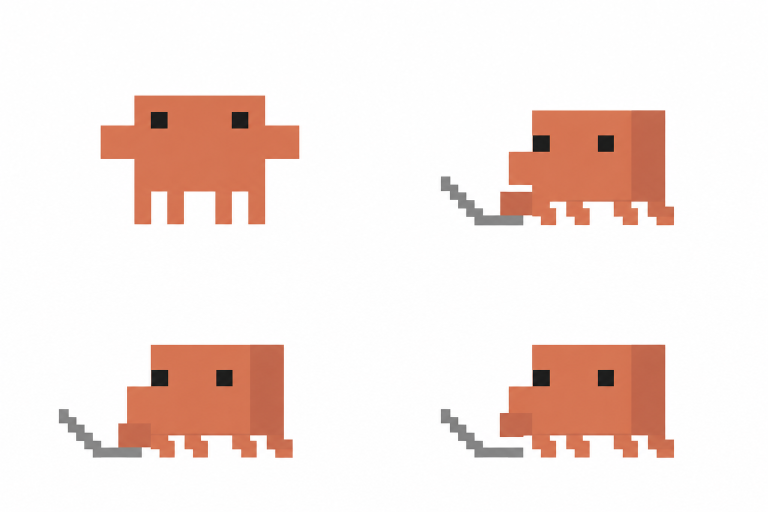
#> input picture v2-assets/source/claude-pose-source.png, 1536 x 1024 px (shown at 1/2 size)
$ python make_v2_assets.py
#> lines starting #> are read from the running program, lines starting #| are printed output that depends on the picture
#!/usr/bin/env python3
"""Build the V2 56x40 transparent pet frames from the supplied four-cell source.

The source is a white-background 1536x1024 sheet:
  top-left: front idle (no computer)
  top-right: side view with gray line laptop (typing master)
  bottom-left/right: hand variants (not used as separate frames)

The three typing frames are composited from ONE side master.  Only the hand
moves; all frames share the same canvas, feet baseline and laptop.
"""
from pathlib import Path
from PIL import Image, ImageDraw

ROOT = Path(__file__).resolve().parent.parent
SRC = ROOT / "v2-assets" / "source" / "claude-pose-source.png"
OUT = ROOT / "v2-assets"
FRAMES = OUT / "frames"

ORANGE = (217, 119, 87, 255)
ORANGE_LIGHT = (232, 143, 109, 255)
ORANGE_DARK = (197, 104, 77, 255)
INK = (24, 24, 24, 255)
GRAY = (122, 122, 122, 255)
TRANS = (0, 0, 0, 0)
CANVAS = (56, 40)


def classify(r, g, b):
    if r > 242 and g > 242 and b > 242:
        return TRANS
    if max(r, g, b) - min(r, g, b) <= 22 and 55 <= (r + g + b) / 3 <= 235:
        return GRAY
    if r < 80 and g < 80 and b < 80:
        return INK
    if r > 110 and r > g + 10 and g >= b - 8:
        return ORANGE_DARK if (r < 195 or g < 95) else ORANGE
    if (r + g + b) / 3 > 235:
        return TRANS
    return TRANS


def mapped_cell(box):
    im = Image.open(SRC).convert("RGB").crop(box)
    out = Image.new("RGBA", im.size, TRANS)
    src, dst = im.load(), out.load()
    for y in range(im.height):
        for x in range(im.width):
            dst[x, y] = classify(*src[x, y])
    return out


def bbox_of(im):
    xs, ys = [], []
    for y in range(im.height):
        for x in range(im.width):
            r, g, b, a = im.getpixel((x, y))
            if a and r > 150 and r > g + 10:
                xs.append(x)
                ys.append(y)
    return None if not xs else (min(xs), min(ys), max(xs) + 1, max(ys) + 1)


def normalize(cell, target_width, body_cx, bottom):
    ob = bbox_of(cell)
    scale = target_width / (ob[2] - ob[0])
    whole = cell.getbbox()
    crop = cell.crop(whole)
    nw = max(1, round(crop.width * scale))
    nh = max(1, round(crop.height * scale))
    small = crop.resize((nw, nh), Image.Resampling.NEAREST)
    sox = round((ob[0] - whole[0]) * scale)
    sow = max(1, round((ob[2] - ob[0]) * scale))
    sob = round((ob[3] - whole[1]) * scale)
    left = round(body_cx - sox - sow / 2)
    top = round(bottom - sob)
    out = Image.new("RGBA", CANVAS, TRANS)
    out.alpha_composite(small, (left, top))
    return out


def px(im, x, y, color):
    if 0 <= x < im.width and 0 <= y < im.height:
        im.putpixel((x, y), color)


def rect(im, x, y, w, h, color):
    for yy in range(y, y + h):
        for xx in range(x, x + w):
            px(im, xx, yy, color)


def clear(im, x, y, w, h):
    rect(im, x, y, w, h, TRANS)


def side_master():
    im = normalize(mapped_cell((768, 0, 1536, 512)), 34, 36, 38)
    # Remove the source's noisy laptop/hand/feet zone; keep its face/body.
    clear(im, 0, 0, 23, 40)
    clear(im, 0, 33, 56, 7)
    rect(im, 18, 25, 5, 8, ORANGE)
    rect(im, 20, 29, 4, 4, ORANGE)
    px(im, 18, 27, ORANGE_DARK)
    px(im, 18, 28, ORANGE_DARK)
    for x in (23, 30, 37, 44):
        rect(im, x, 33, 4, 5, ORANGE)
        rect(im, x, 36, 4, 2, ORANGE_DARK)
    # Thin gray line laptop: diagonal screen + short base.
    for i in range(8):
        px(im, 8 + i, 26 + i, GRAY)
    rect(im, 15, 34, 8, 2, GRAY)
    px(im, 15, 33, GRAY)
    return im


def typing_frame(hand_y):
    im = side_master()
    clear(im, 16, 29, 6, 5)
    rect(im, 20, 28, 5, 5, ORANGE)
    rect(im, 17, hand_y, 4, 2, ORANGE_LIGHT)
    px(im, 17, hand_y + 1, ORANGE)
    px(im, 20, hand_y, ORANGE)
    out = Image.new("RGBA", CANVAS, TRANS)
    out.alpha_composite(im, (-1, 0))
    return out


def idle_frame():
    im = normalize(mapped_cell((0, 0, 768, 512)), 42, 30, 38)
#> in mapped_cell, `im = Image.open(SRC).convert("RGB").crop(box)`:
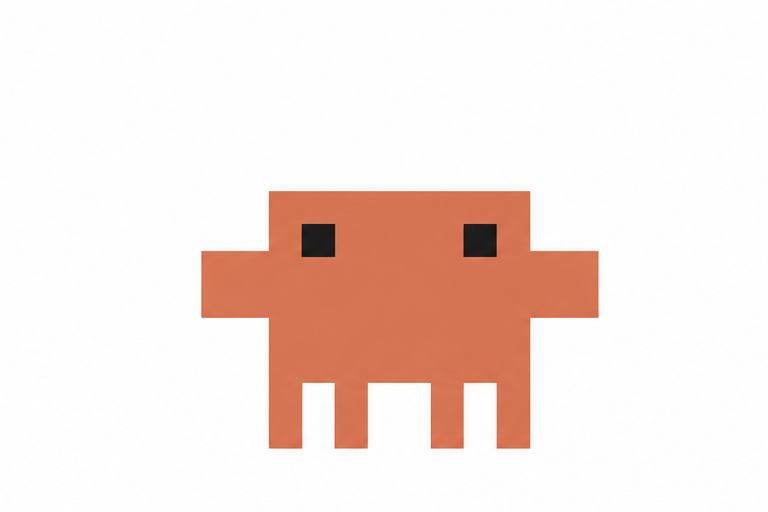
#> im: PIL image 768x512 RGB; mean R, G, B 245.9, 229.5, 223.9
#> in mapped_cell, `out = Image.new("RGBA", im.size, TRANS)`: out: PIL image 768x512 RGBA; every value is 0
#> in bbox_of, `xs, ys = [], []`: xs = []
#> after the loop in bbox_of, `for y in range(im.height):`: xs = 66324 items
#> in normalize, `ob = bbox_of(cell)`: ob = (201, 191, 599, 449)
#> in normalize, `scale = target_width / (ob[2] - ob[0])`: scale = 0.106
#> in normalize, `whole = cell.getbbox()`: whole = (201, 191, 599, 449)
#> in normalize, `crop = cell.crop(whole)`:
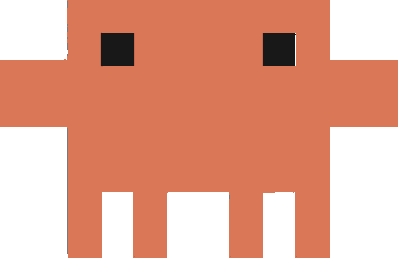
#> crop: PIL image 398x258 RGBA; mean R, G, B, A 140.8, 77.5, 56.9, 170.4; transparent parts drawn white
#> in normalize, `nw = max(1, round(crop.width * scale))`: nw = 42
#> in normalize, `nh = max(1, round(crop.height * scale))`: nh = 27
#> in normalize, `sox = round((ob[0] - whole[0]) * scale)`: sox = 0
#> in normalize, `sow = max(1, round((ob[2] - ob[0]) * scale))`: sow = 42
#> in normalize, `sob = round((ob[3] - whole[1]) * scale)`: sob = 27
#> in normalize, `left = round(body_cx - sox - sow / 2)`: left = 9
#> in normalize, `top = round(bottom - sob)`: top = 11
#> in normalize, `out = Image.new("RGBA", CANVAS, TRANS)`: out: PIL image 56x40 RGBA; every value is 0
    out = Image.new("RGBA", CANVAS, TRANS)
    out.alpha_composite(im, (4, 0))
    return out


def preview(im):
    bg = Image.new("RGB", im.size, (235, 235, 235))
    bg.paste(im, (0, 0), im)
    return bg.resize((im.width * 8, im.height * 8), Image.Resampling.NEAREST)


def main():
    FRAMES.mkdir(parents=True, exist_ok=True)
    idle = idle_frame()
    idle.save(FRAMES / "idle.png")
    frames = {
        "rest": typing_frame(31),
        "left": typing_frame(30),
        "right": typing_frame(32),
    }
#> call 2 of mapped_cell, with box = (768, 0, 1536, 512)
#> in mapped_cell (call 2), `im = Image.open(SRC).convert("RGB").crop(box)`:
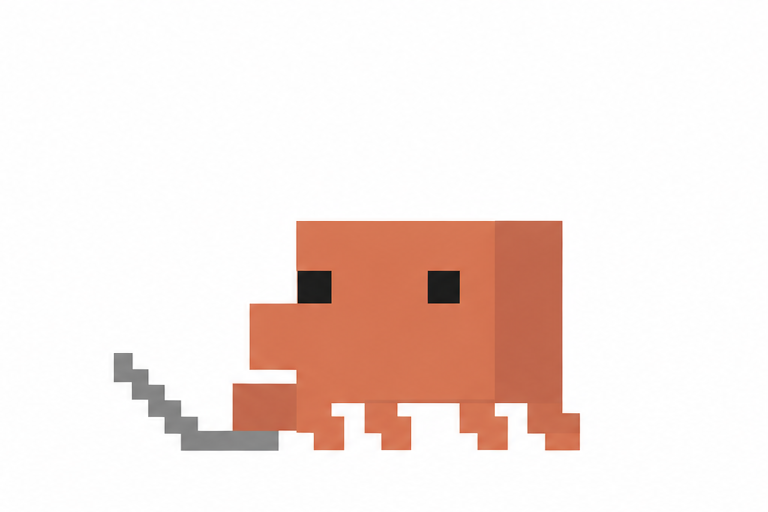
#> im: PIL image 768x512 RGB; mean R, G, B 244.4, 229.9, 225.1
#> call 2 of normalize, with target_width = 34, body_cx = 36, bottom = 38
#> in normalize (call 2), `ob = bbox_of(cell)`: ob = (232, 220, 580, 451)
#> in normalize (call 2), `scale = target_width / (ob[2] - ob[0])`: scale = 0.0977
#> in normalize (call 2), `whole = cell.getbbox()`: whole = (113, 220, 580, 451)
#> in normalize (call 2), `crop = cell.crop(whole)`:
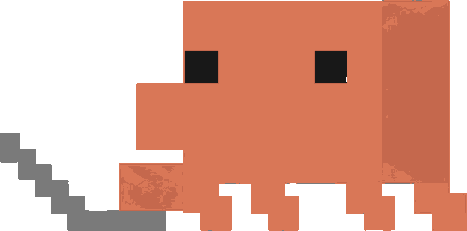
#> crop: PIL image 467x231 RGBA; mean R, G, B, A 124.8, 70.5, 53.2, 158.6; transparent parts drawn white
#> in normalize (call 2), `nw = max(1, round(crop.width * scale))`: nw = 46
#> in normalize (call 2), `nh = max(1, round(crop.height * scale))`: nh = 23
#> in normalize (call 2), `sox = round((ob[0] - whole[0]) * scale)`: sox = 12
#> in normalize (call 2), `sow = max(1, round((ob[2] - ob[0]) * scale))`: sow = 34
#> in normalize (call 2), `sob = round((ob[3] - whole[1]) * scale)`: sob = 23
#> in normalize (call 2), `left = round(body_cx - sox - sow / 2)`: left = 7
#> in normalize (call 2), `top = round(bottom - sob)`: top = 15
#> in typing_frame, `out.alpha_composite(im, (-1, 0))`:
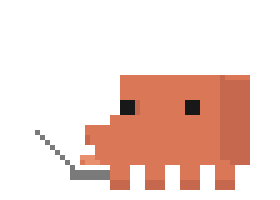
#> out: PIL image 56x40 RGBA (shown 5 times larger); mean R, G, B, A 57.3, 31.9, 23.8, 71.7; transparent parts drawn white
    for name, im in frames.items():
        im.save(FRAMES / ("typing-" + name + ".png"))
#> this loop made 3 passes
#> name on passes 1 to 3: 'rest', 'left', 'right'

    meta = {
        "canvas": list(CANVAS),
        "anchor": {"x": 34, "y": 37, "note": "character foot center / foot baseline in CSS px"},
        "idle": "frames/idle.png",
        "typing": {name: "frames/typing-" + name + ".png" for name in frames},
        "typingCycle": ["rest", "left", "rest", "right"],
        "frameMs": 140,
        "note": "Idle is front-facing without a computer. Thinking uses one side master; only the hand moves. All frames share a 56x40 canvas and feet baseline.",
    }
    (OUT / "frames.json").write_text(__import__("json").dumps(meta, indent=2), encoding="utf-8")

    for label, bg in (("light", (246, 246, 246)), ("dark", (30, 30, 30))):
        strip = Image.new("RGB", (4 * 72, 88), bg)
        icons = [idle, frames["rest"], frames["left"], frames["right"]]
        for i, icon in enumerate(icons):
            base = strip.convert("RGBA")
            base.alpha_composite(icon, (i * 72 + 8, 24))
            strip = base.convert("RGB")
        strip.resize((strip.width * 2, strip.height * 2), Image.Resampling.NEAREST).save(
            OUT / ("preview-" + label + ".png")
        )
#> this loop made 2 passes
#> pass 1, in main, `strip.resize((strip.width * 2, strip.height * 2), Image.Resampling.NEA..`:
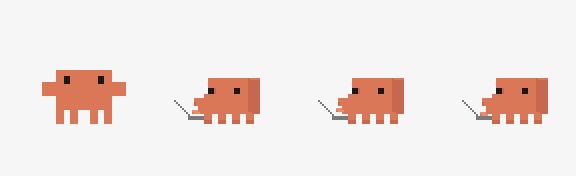
#> saved as preview-light.png: PIL image 576x176 RGB; mean R, G, B 241.8, 232.2, 229.1
#> pass 2, in main, `strip.resize((strip.width * 2, strip.height * 2), Image.Resampling.NEA..`:
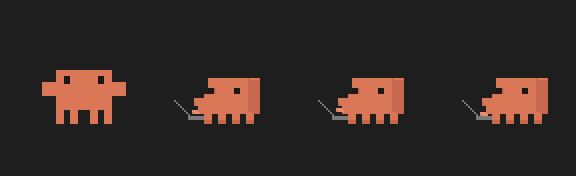
#> saved as preview-dark.png: PIL image 576x176 RGB; mean R, G, B 48.5, 38.8, 35.7

    seq = [idle] * 7 + [frames["rest"], frames["left"], frames["rest"], frames["right"]] * 3 + [idle] * 7
#> seq = 26 items
    gif = []
    for im in seq:
        bg = Image.new("RGB", im.size, (246, 246, 246))
        bg.paste(im, (0, 0), im)
        gif.append(bg)
#> this loop made 26 passes
#> after the loop, gif = 26 items
    gif[0].save(OUT / "preview-thinking.gif", save_all=True, append_images=gif[1:], duration=140, loop=0, disposal=2)
    print("wrote", OUT)


if __name__ == "__main__":
    main()
